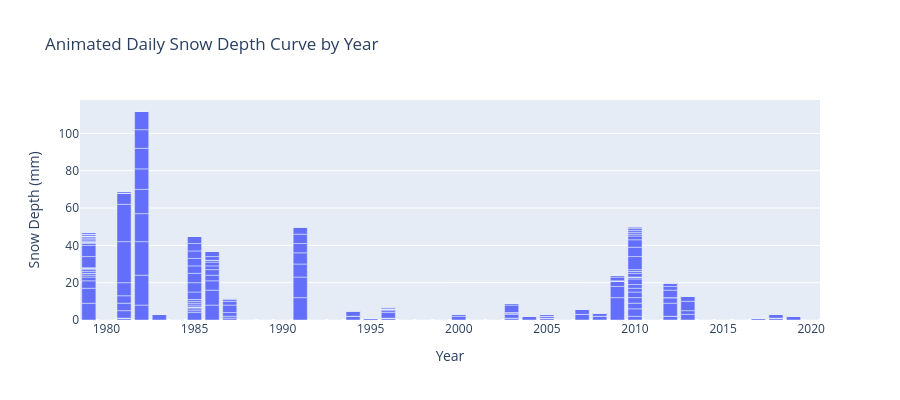

This figure's notebook cell:
### Code cell
fig = px.bar(df, x="year", y="snow_depth", title="Animated Daily Snow Depth Curve by Year",
              labels={"snow_depth": "Snow Depth (mm)", "year": "Year"}, height=400)
fig.show()

### Figure 1 — Plotly figure (JSON) as saved in the notebook; plotly's stock layout.template omitted (floating-point values rounded to 4 significant figures; data arrays with more than 128 entries replaced by an {"elided": "..."} marker saying what was removed)
{"data": [{"hovertemplate": "Year=%{x}<br>Snow Depth (mm)=%{y}<extra></extra>", "legendgroup": "", "marker": {"color": "#636efa", "pattern": {"shape": ""}}, "name": "", "orientation": "v", "showlegend": false, "textposition": "auto", "type": "bar", "x": {"elided": "15311 int values"}, "xaxis": "x", "y": {"elided": "15311 float values"}, "yaxis": "y"}], "layout": {"barmode": "relative", "height": 400, "legend": {"tracegroupgap": 0}, "title": {"text": "Animated Daily Snow Depth Curve by Year"}, "xaxis": {"anchor": "y", "domain": [0, 1], "title": {"text": "Year"}}, "yaxis": {"anchor": "x", "domain": [0, 1], "title": {"text": "Snow Depth (mm)"}}}}
